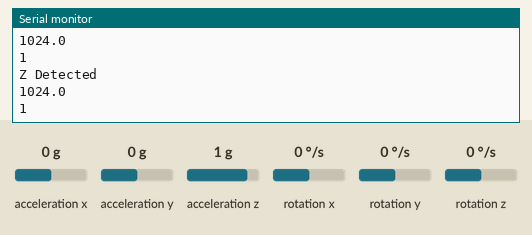
A sketch run on a simulated Arduino Uno, built with avr-gcc and run on an emulated ATmega328P. On the bench: the last lines printed to the serial monitor. The inputs (shaded band) are chosen by the test bench; at power-on: acceleration x 0 g, acceleration y 0 g, acceleration z 1 g, rotation x 0 °/s, rotation y 0 °/s, rotation z 0 °/s.

Above: at 3.1 s.
3.2 s: acceleration x set to -1.4 g
At 3.73 s:
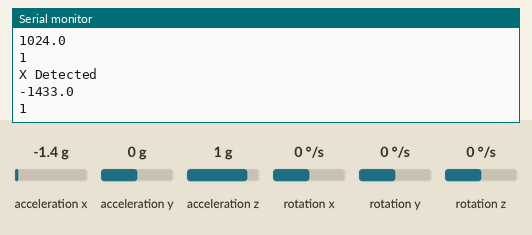
5.4 s: acceleration x set to -0.8 g
At 5.74 s:
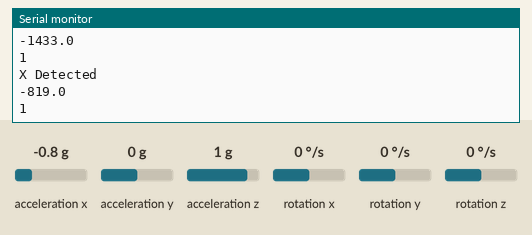
Timing chart, 0 to 8.4 s (numbered marks = the images above; inputs shaded):
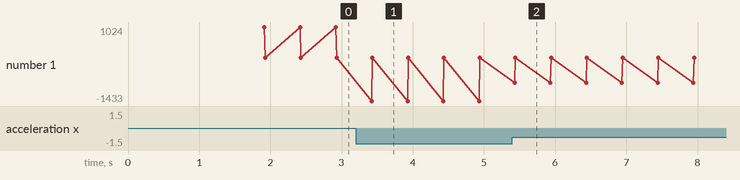

The sketch:

Accel.ino
```cpp
#include <SFE_MMA8452Q.h>
#include <Accelerometer.h>
#include <Wire.h>

Accelerometer accel;
// Default
//  Calibration Time = 1.5sec
//  Tolerance = 0.005

void setup() {
// put your setup code here, to run once:
  Serial.begin(9600);
  accel.init();

//Set Calibration time and Tolerance here if needed
//  accel.setCalibrationTime(2);
//  accel.setTol(0.0001);

  accel.getBaseLine();
}

void loop() {
  if (accel.available()) {
    accel.read();
    Serial.println(accel.detect());
    delay(500);
  }
}
```

Measured:
- after the input at 3.2 s, the serial monitor: prints a new line after 0.21 s (image 1)
- after the input at 5.4 s, the serial monitor: prints a new line at once (image 2)
